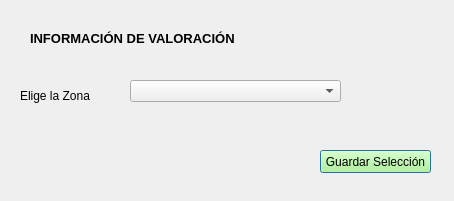
<?xml version="1.0" encoding="UTF-8"?>
<ui version="4.0">
 <class>Dialog</class>
 <widget class="QDialog" name="Dialog">
  <property name="geometry">
   <rect>
    <x>0</x>
    <y>0</y>
    <width>454</width>
    <height>201</height>
   </rect>
  </property>
  <property name="windowTitle">
   <string>Dialog</string>
  </property>
  <widget class="QComboBox" name="comboBox_zona">
   <property name="geometry">
    <rect>
     <x>130</x>
     <y>80</y>
     <width>211</width>
     <height>22</height>
    </rect>
   </property>
   <item>
    <property name="text">
     <string/>
    </property>
   </item>
   <item>
    <property name="text">
     <string>1</string>
    </property>
   </item>
   <item>
    <property name="text">
     <string>2</string>
    </property>
   </item>
   <item>
    <property name="text">
     <string>3</string>
    </property>
   </item>
   <item>
    <property name="text">
     <string>4</string>
    </property>
   </item>
   <item>
    <property name="text">
     <string>5</string>
    </property>
   </item>
   <item>
    <property name="text">
     <string>6</string>
    </property>
   </item>
   <item>
    <property name="text">
     <string>7</string>
    </property>
   </item>
   <item>
    <property name="text">
     <string>8</string>
    </property>
   </item>
   <item>
    <property name="text">
     <string>9</string>
    </property>
   </item>
   <item>
    <property name="text">
     <string>10</string>
    </property>
   </item>
   <item>
    <property name="text">
     <string>11</string>
    </property>
   </item>
  </widget>
  <widget class="QLabel" name="label_22">
   <property name="geometry">
    <rect>
     <x>30</x>
     <y>30</y>
     <width>281</width>
     <height>16</height>
    </rect>
   </property>
   <property name="font">
    <font>
     <pointsize>10</pointsize>
     <weight>75</weight>
     <bold>true</bold>
    </font>
   </property>
   <property name="text">
    <string>INFORMACIÓN DE VALORACIÓN</string>
   </property>
  </widget>
  <widget class="QLabel" name="label_23">
   <property name="geometry">
    <rect>
     <x>20</x>
     <y>80</y>
     <width>121</width>
     <height>31</height>
    </rect>
   </property>
   <property name="font">
    <font>
     <pointsize>9</pointsize>
    </font>
   </property>
   <property name="text">
    <string>Elige la Zona</string>
   </property>
  </widget>
  <widget class="QPushButton" name="btn_guardar_2">
   <property name="geometry">
    <rect>
     <x>320</x>
     <y>150</y>
     <width>111</width>
     <height>23</height>
    </rect>
   </property>
   <property name="styleSheet">
    <string notr="true">background-color:rgb(170, 255, 127)</string>
   </property>
   <property name="text">
    <string>Guardar Selección</string>
   </property>
  </widget>
 </widget>
 <resources/>
 <connections/>
</ui>
